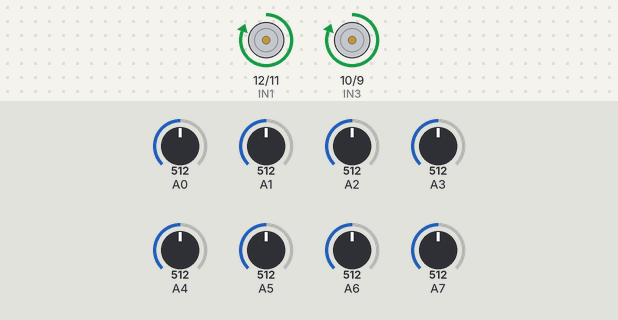
The sketch below on a simulated Arduino Uno, built with avr-gcc and run on an emulated ATmega328P. Shown: motor-driver pin pairs drawn as motors (green arrow = first pin HIGH = forward, orange = second pin HIGH = backward, longer = more drive, scaled by the enable pin). Inputs (shaded band) come from the test bench; at power-on: A0 = 512, A5 = 512, A1 = 512, A6 = 512, A7 = 512, A2 = 512, A3 = 512, A4 = 512.

Above: at 1.2 s.
1.3 s: A0 set to 518
At 4.19 s:
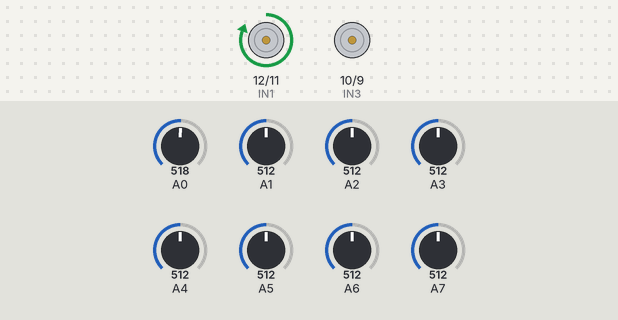
4.3 s: A5 set to 542
At 5.5 s:
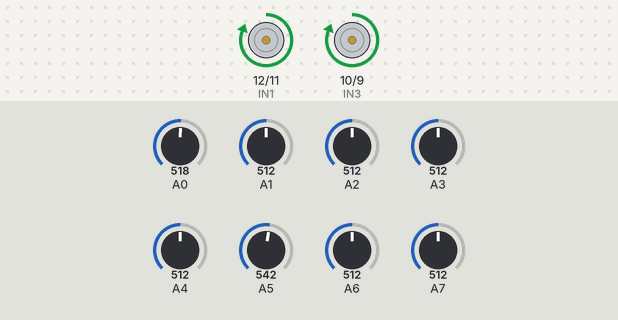
5.8 s: A1 set to 525
At 8.3 s:
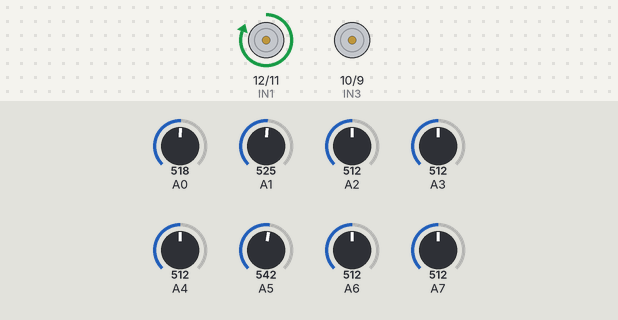
8.8 s: A6 set to 716
At 10.2 s:
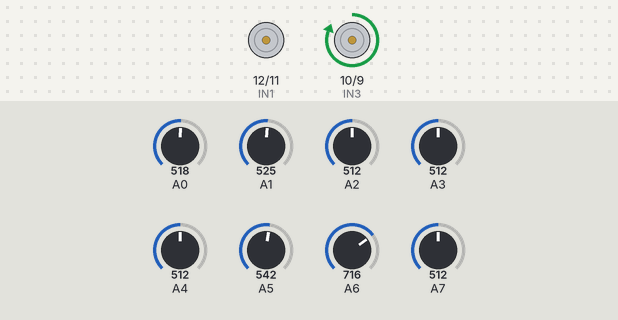
10.7 s: A7 set to 30
At 12.5 s:
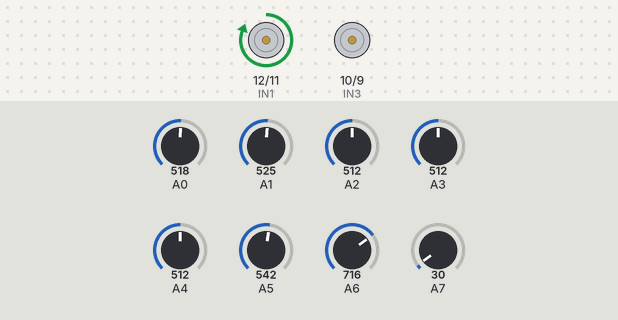
12.8 s: A7 set to 716
At 15.9 s:
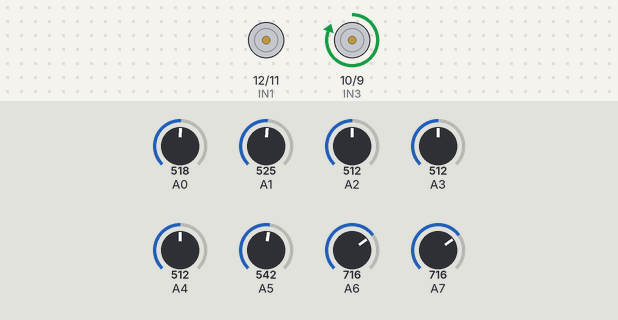
Timing chart, 0 to 16.8 s (numbered marks = the images above; inputs shaded):
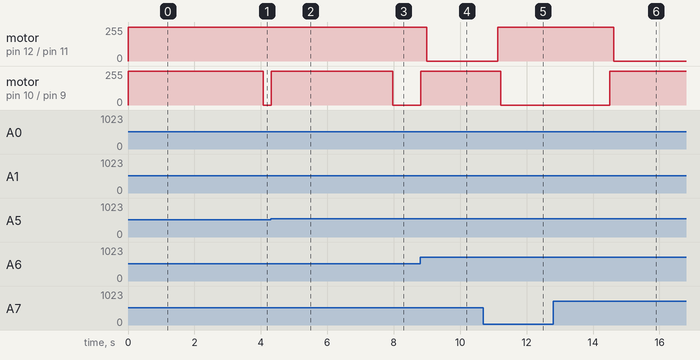

The sketch:

pid2-uno.ino
```cpp
#include <QTRSensors.h>

// Motor pins
#define ENA 13   // Enable pin for motor A
#define IN1 12   // Input pin 1 for motor A
#define IN2 11   // Input pin 2 for motor A
#define ENB 8   // Enable pin for motor B
#define IN3 10   // Input pin 1 for motor B
#define IN4 9   // Input pin 2 for motor B

// Sensor pins (for QTR-8)
#define sensorCount 8
const uint8_t sensorPins[sensorCount] = {0, 1, 2, 3, 4, 5, 6, 7};
QTRSensors qtr;

float Kp = 0.5; // Proportional gain
float Ki = 0.1; // Integral gain
float Kd = 0.05; // Derivative gain

int previousError = 0;
float integral = 0;

void setup() {
    Serial.begin(9600);
    qtr.setTypeAnalog();
    qtr.setSensorPins(sensorPins, sensorCount);
    pinMode(ENA, OUTPUT);
    pinMode(IN1, OUTPUT);
    pinMode(IN2, OUTPUT);
    pinMode(ENB, OUTPUT);
    pinMode(IN3, OUTPUT);
    pinMode(IN4, OUTPUT);
}

void loop() {
    unsigned long start = millis();

    // Read sensor values and calculate position
    uint16_t sensorValues[sensorCount];
    int position = qtr.readLineBlack(sensorValues); // Use black line detection

    // Calculate error (centered at middle sensor)
    int error = position - 3500; // Adjust this value based on your calibration

    // PID calculations
    integral += error;
    float derivative = error - previousError;

    float output = Kp * error + Ki * integral + Kd * derivative;

    previousError = error;

    // Adjust motor speeds based on PID output
    int leftSpeed = constrain(200 - output, 0, 255); // Base speed of left motor
    int rightSpeed = constrain(200 + output, 0, 255); // Base speed of right motor

    setMotorSpeeds(leftSpeed, rightSpeed);

    delay(20); // Loop delay for stability
}

void setMotorSpeeds(int leftSpeed, int rightSpeed) {
    if (leftSpeed > 0) {
        digitalWrite(IN1, HIGH);
        digitalWrite(IN2, LOW);
        analogWrite(ENA, leftSpeed);
    } else {
        digitalWrite(IN1, LOW);
        digitalWrite(IN2, LOW);
        analogWrite(ENA, 0);
    }

    if (rightSpeed > 0) {
        digitalWrite(IN3, HIGH);
        digitalWrite(IN4, LOW);
        analogWrite(ENB, rightSpeed);
    } else {
        digitalWrite(IN3, LOW);
        digitalWrite(IN4, LOW);
        analogWrite(ENB, 0);
    }
}
```

Measured:
- the behaviour switches between 517 and 518 on A0 (found by bisection; images 0 and 1)
- the behaviour switches between 528 and 529 on A5 (found by bisection; images 1 and 2)
- the behaviour switches between 524 and 525 on A1 (found by bisection; images 2 and 3)
- after the input at 1.3 s, motor on pin 10 (IN3) / pin 9 (IN4): forward 255/255 → stopped after 2.8 s
- after the input at 4.3 s, motor on pin 10 (IN3) / pin 9 (IN4): stopped → forward 255/255 at once
- after the input at 5.8 s, motor on pin 10 (IN3) / pin 9 (IN4): forward 255/255 → stopped after 2.2 s
- after the input at 8.8 s, motor on pin 12 (IN1) / pin 11 (IN2): forward 255/255 → stopped after 0.20 s; motor on pin 10 (IN3) / pin 9 (IN4): stopped → forward 255/255 at once
- after the input at 10.7 s, motor on pin 12 (IN1) / pin 11 (IN2): stopped → forward 255/255 after 0.43 s; motor on pin 10 (IN3) / pin 9 (IN4): forward 255/255 → stopped after 0.53 s
- after the input at 12.8 s, motor on pin 12 (IN1) / pin 11 (IN2): forward 255/255 → stopped after 1.8 s; motor on pin 10 (IN3) / pin 9 (IN4): stopped → forward 255/255 after 1.7 s
